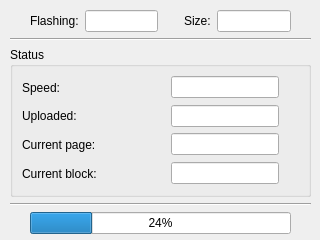
<?xml version="1.0" encoding="UTF-8"?>
<ui version="4.0">
 <class>infoWindow</class>
 <widget class="QDialog" name="infoWindow">
  <property name="geometry">
   <rect>
    <x>0</x>
    <y>0</y>
    <width>320</width>
    <height>240</height>
   </rect>
  </property>
  <property name="minimumSize">
   <size>
    <width>320</width>
    <height>240</height>
   </size>
  </property>
  <property name="maximumSize">
   <size>
    <width>320</width>
    <height>240</height>
   </size>
  </property>
  <property name="windowTitle">
   <string>Dialog</string>
  </property>
  <widget class="QWidget" name="layoutWidget">
   <property name="geometry">
    <rect>
     <x>10</x>
     <y>10</y>
     <width>301</width>
     <height>224</height>
    </rect>
   </property>
   <layout class="QVBoxLayout" name="verticalLayout_3">
    <item>
     <layout class="QHBoxLayout" name="horizontalLayout_3">
      <item>
       <layout class="QHBoxLayout" name="horizontalLayout_2">
        <item>
         <spacer name="verticalSpacer_7">
          <property name="orientation">
           <enum>Qt::Vertical</enum>
          </property>
          <property name="sizeHint" stdset="0">
           <size>
            <width>20</width>
            <height>40</height>
           </size>
          </property>
         </spacer>
        </item>
        <item>
         <widget class="QLabel" name="label">
          <property name="text">
           <string>Flashing:</string>
          </property>
         </widget>
        </item>
        <item>
         <widget class="QLineEdit" name="lineEdit_flashing">
          <property name="font">
           <font>
            <bold>true</bold>
           </font>
          </property>
          <property name="mouseTracking">
           <bool>true</bool>
          </property>
          <property name="focusPolicy">
           <enum>Qt::NoFocus</enum>
          </property>
          <property name="layoutDirection">
           <enum>Qt::LeftToRight</enum>
          </property>
          <property name="alignment">
           <set>Qt::AlignCenter</set>
          </property>
          <property name="readOnly">
           <bool>true</bool>
          </property>
         </widget>
        </item>
        <item>
         <spacer name="verticalSpacer_9">
          <property name="orientation">
           <enum>Qt::Vertical</enum>
          </property>
          <property name="sizeHint" stdset="0">
           <size>
            <width>20</width>
            <height>40</height>
           </size>
          </property>
         </spacer>
        </item>
       </layout>
      </item>
      <item>
       <layout class="QHBoxLayout" name="horizontalLayout">
        <item>
         <widget class="QLabel" name="label_2">
          <property name="text">
           <string>Size:</string>
          </property>
         </widget>
        </item>
        <item>
         <widget class="QLineEdit" name="lineEdit_size">
          <property name="font">
           <font>
            <bold>true</bold>
           </font>
          </property>
          <property name="mouseTracking">
           <bool>true</bool>
          </property>
          <property name="focusPolicy">
           <enum>Qt::NoFocus</enum>
          </property>
          <property name="layoutDirection">
           <enum>Qt::LeftToRight</enum>
          </property>
          <property name="alignment">
           <set>Qt::AlignCenter</set>
          </property>
          <property name="readOnly">
           <bool>true</bool>
          </property>
         </widget>
        </item>
        <item>
         <spacer name="verticalSpacer_8">
          <property name="orientation">
           <enum>Qt::Vertical</enum>
          </property>
          <property name="sizeHint" stdset="0">
           <size>
            <width>20</width>
            <height>40</height>
           </size>
          </property>
         </spacer>
        </item>
       </layout>
      </item>
     </layout>
    </item>
    <item>
     <widget class="Line" name="line">
      <property name="orientation">
       <enum>Qt::Horizontal</enum>
      </property>
     </widget>
    </item>
    <item>
     <widget class="QGroupBox" name="groupBox">
      <property name="title">
       <string>Status</string>
      </property>
      <layout class="QVBoxLayout" name="verticalLayout_2">
       <item>
        <layout class="QVBoxLayout" name="verticalLayout">
         <item>
          <layout class="QHBoxLayout" name="horizontalLayout_4">
           <item>
            <widget class="QLabel" name="label_3">
             <property name="font">
              <font>
               <bold>false</bold>
              </font>
             </property>
             <property name="text">
              <string>Speed:</string>
             </property>
            </widget>
           </item>
           <item>
            <spacer name="horizontalSpacer">
             <property name="orientation">
              <enum>Qt::Horizontal</enum>
             </property>
             <property name="sizeHint" stdset="0">
              <size>
               <width>40</width>
               <height>20</height>
              </size>
             </property>
            </spacer>
           </item>
           <item>
            <widget class="QLineEdit" name="lineEdit_speed">
             <property name="mouseTracking">
              <bool>true</bool>
             </property>
             <property name="focusPolicy">
              <enum>Qt::NoFocus</enum>
             </property>
             <property name="layoutDirection">
              <enum>Qt::LeftToRight</enum>
             </property>
             <property name="alignment">
              <set>Qt::AlignCenter</set>
             </property>
             <property name="readOnly">
              <bool>true</bool>
             </property>
            </widget>
           </item>
           <item>
            <spacer name="verticalSpacer_3">
             <property name="orientation">
              <enum>Qt::Vertical</enum>
             </property>
             <property name="sizeHint" stdset="0">
              <size>
               <width>20</width>
               <height>40</height>
              </size>
             </property>
            </spacer>
           </item>
          </layout>
         </item>
         <item>
          <layout class="QHBoxLayout" name="horizontalLayout_5">
           <item>
            <widget class="QLabel" name="label_4">
             <property name="font">
              <font>
               <bold>false</bold>
              </font>
             </property>
             <property name="text">
              <string>Uploaded:</string>
             </property>
            </widget>
           </item>
           <item>
            <spacer name="horizontalSpacer_2">
             <property name="orientation">
              <enum>Qt::Horizontal</enum>
             </property>
             <property name="sizeHint" stdset="0">
              <size>
               <width>40</width>
               <height>20</height>
              </size>
             </property>
            </spacer>
           </item>
           <item>
            <widget class="QLineEdit" name="lineEdit_uploaded">
             <property name="mouseTracking">
              <bool>true</bool>
             </property>
             <property name="focusPolicy">
              <enum>Qt::NoFocus</enum>
             </property>
             <property name="layoutDirection">
              <enum>Qt::LeftToRight</enum>
             </property>
             <property name="text">
              <string/>
             </property>
             <property name="alignment">
              <set>Qt::AlignCenter</set>
             </property>
             <property name="readOnly">
              <bool>true</bool>
             </property>
            </widget>
           </item>
           <item>
            <spacer name="verticalSpacer_4">
             <property name="orientation">
              <enum>Qt::Vertical</enum>
             </property>
             <property name="sizeHint" stdset="0">
              <size>
               <width>20</width>
               <height>40</height>
              </size>
             </property>
            </spacer>
           </item>
          </layout>
         </item>
         <item>
          <layout class="QHBoxLayout" name="horizontalLayout_6">
           <item>
            <widget class="QLabel" name="label_5">
             <property name="font">
              <font>
               <bold>false</bold>
              </font>
             </property>
             <property name="text">
              <string>Current page:</string>
             </property>
            </widget>
           </item>
           <item>
            <spacer name="horizontalSpacer_3">
             <property name="orientation">
              <enum>Qt::Horizontal</enum>
             </property>
             <property name="sizeHint" stdset="0">
              <size>
               <width>40</width>
               <height>20</height>
              </size>
             </property>
            </spacer>
           </item>
           <item>
            <widget class="QLineEdit" name="lineEdit_page">
             <property name="mouseTracking">
              <bool>true</bool>
             </property>
             <property name="focusPolicy">
              <enum>Qt::NoFocus</enum>
             </property>
             <property name="layoutDirection">
              <enum>Qt::LeftToRight</enum>
             </property>
             <property name="alignment">
              <set>Qt::AlignCenter</set>
             </property>
             <property name="readOnly">
              <bool>true</bool>
             </property>
            </widget>
           </item>
           <item>
            <spacer name="verticalSpacer_5">
             <property name="orientation">
              <enum>Qt::Vertical</enum>
             </property>
             <property name="sizeHint" stdset="0">
              <size>
               <width>20</width>
               <height>40</height>
              </size>
             </property>
            </spacer>
           </item>
          </layout>
         </item>
         <item>
          <layout class="QHBoxLayout" name="horizontalLayout_7">
           <item>
            <widget class="QLabel" name="label_6">
             <property name="font">
              <font>
               <bold>false</bold>
              </font>
             </property>
             <property name="text">
              <string>Current block:</string>
             </property>
            </widget>
           </item>
           <item>
            <spacer name="horizontalSpacer_4">
             <property name="orientation">
              <enum>Qt::Horizontal</enum>
             </property>
             <property name="sizeHint" stdset="0">
              <size>
               <width>40</width>
               <height>20</height>
              </size>
             </property>
            </spacer>
           </item>
           <item>
            <widget class="QLineEdit" name="lineEdit_block">
             <property name="mouseTracking">
              <bool>true</bool>
             </property>
             <property name="focusPolicy">
              <enum>Qt::NoFocus</enum>
             </property>
             <property name="layoutDirection">
              <enum>Qt::LeftToRight</enum>
             </property>
             <property name="alignment">
              <set>Qt::AlignCenter</set>
             </property>
             <property name="readOnly">
              <bool>true</bool>
             </property>
            </widget>
           </item>
           <item>
            <spacer name="verticalSpacer_6">
             <property name="orientation">
              <enum>Qt::Vertical</enum>
             </property>
             <property name="sizeHint" stdset="0">
              <size>
               <width>20</width>
               <height>40</height>
              </size>
             </property>
            </spacer>
           </item>
          </layout>
         </item>
        </layout>
       </item>
      </layout>
     </widget>
    </item>
    <item>
     <widget class="Line" name="line_2">
      <property name="orientation">
       <enum>Qt::Horizontal</enum>
      </property>
     </widget>
    </item>
    <item>
     <layout class="QHBoxLayout" name="horizontalLayout_8">
      <item>
       <spacer name="verticalSpacer">
        <property name="orientation">
         <enum>Qt::Vertical</enum>
        </property>
        <property name="sizeHint" stdset="0">
         <size>
          <width>20</width>
          <height>40</height>
         </size>
        </property>
       </spacer>
      </item>
      <item>
       <widget class="QProgressBar" name="progressBar">
        <property name="value">
         <number>24</number>
        </property>
       </widget>
      </item>
      <item>
       <spacer name="verticalSpacer_2">
        <property name="orientation">
         <enum>Qt::Vertical</enum>
        </property>
        <property name="sizeHint" stdset="0">
         <size>
          <width>20</width>
          <height>40</height>
         </size>
        </property>
       </spacer>
      </item>
     </layout>
    </item>
   </layout>
  </widget>
 </widget>
 <resources/>
 <connections/>
</ui>
